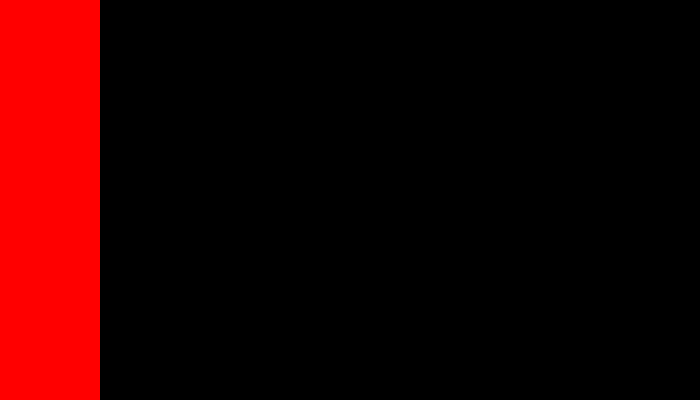
Frame 1 (no input)
Frame 60 (the mouse pressed at the canvas centre just before this capture): identical to frame 1, image omitted
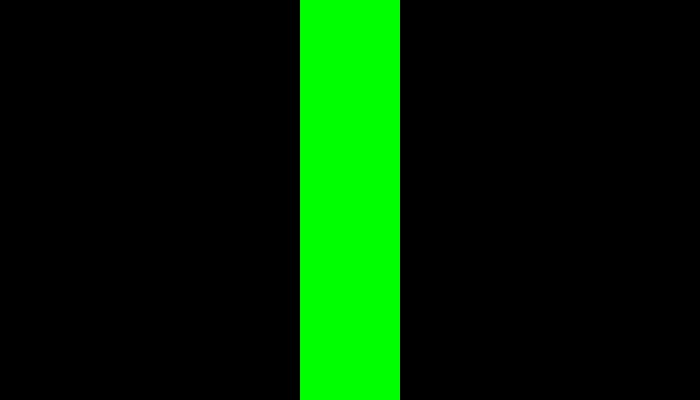
Frame 120 (the mouse held since frame 60 and released just before this capture)

The Processing sketch that drew these frames (run headless with seeded random() and noise(); from frame 60 on, the mouse is pressed at the canvas centre):

// Processing sketch: processing_159550
// ── processing_159550.pde



void setup (){
  size(700, 400);
  background (0);
 
}

void draw (){
   background (0);
   
  if (mouseX < 100) { //red
    noStroke();
    fill (255, 0, 0);  
    rect (0, 0, 100, height);
  }
  else if (mouseX < 200 ) { //orange
    noStroke();
    fill (255, 127, 0);
    rect (100, 0, 100, height);
  }
  else if (mouseX < 300) {//yellow
    noStroke();
    fill (255, 255, 0);
    rect (200, 0, 100, height);
  }
  else if (mouseX < 400) {//green
    noStroke();
    fill (0, 255, 0);
    rect (300, 0, 100, height);
  }
  else if (mouseX < 500) {//blue
    noStroke();
    fill (0, 0, 255);
    rect (400, 0, 100, height);
  }
  else if (mouseX < 600) {//indigo
    noStroke();
    fill (75, 0, 130);
    rect (500, 0, 100, height);
  }
    else if (mouseX < 700) {//violet
    noStroke();
    fill (143, 0, 255);
    rect (600, 0, 100, height);
  }
  else {
    background (0);
  }
}
